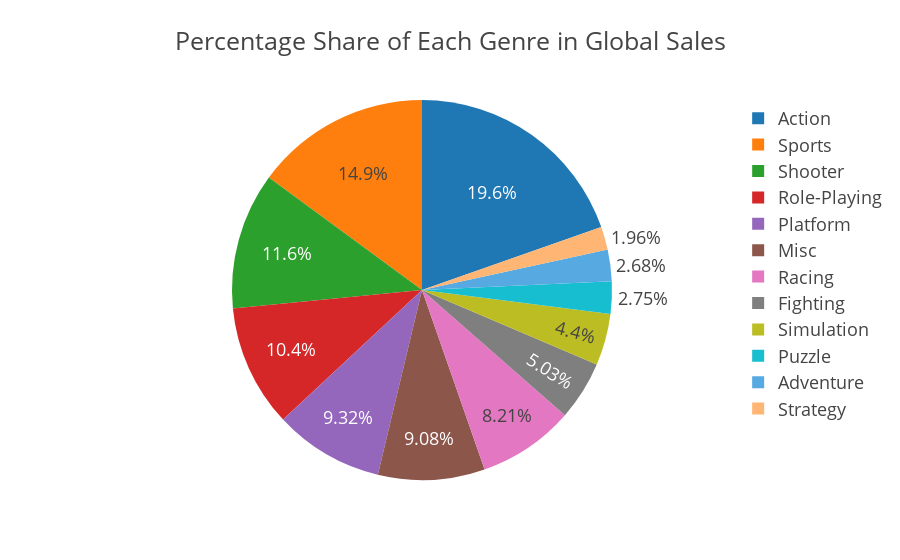

Notebook code cell kept with this figure:
### Code cell
fig = px.pie(salespergenre, names='Genre', values='percentagesales',template='presentation', title = 'Percentage Share of Each Genre in Global Sales')
fig.show()

### Figure 1 — Plotly figure (JSON) as saved in the notebook; plotly's stock layout.template omitted (floating-point values rounded to 4 significant figures)
{"data": [{"domain": {"x": [0, 1], "y": [0, 1]}, "hovertemplate": "Genre=%{label}<br>percentagesales=%{value}<extra></extra>", "labels": ["Action", "Adventure", "Fighting", "Misc", "Platform", "Puzzle", "Racing", "Role-Playing", "Shooter", "Simulation", "Sports", "Strategy"], "legendgroup": "", "name": "", "showlegend": true, "type": "pie", "values": [19.63, 2.68, 5.03, 9.08, 9.32, 2.75, 8.21, 10.4, 11.63, 4.4, 14.92, 1.96]}], "layout": {"legend": {"tracegroupgap": 0}, "title": {"text": "Percentage Share of Each Genre in Global Sales"}}}
